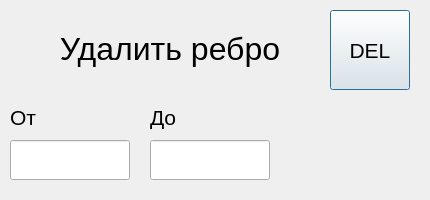
<?xml version="1.0" encoding="UTF-8"?>
<ui version="4.0">
 <class>DeleteEdgeWindow</class>
 <widget class="QDialog" name="DeleteEdgeWindow">
  <property name="geometry">
   <rect>
    <x>0</x>
    <y>0</y>
    <width>430</width>
    <height>200</height>
   </rect>
  </property>
  <property name="windowTitle">
   <string>Delete edge</string>
  </property>
  <widget class="QLineEdit" name="fromLine">
   <property name="geometry">
    <rect>
     <x>10</x>
     <y>140</y>
     <width>120</width>
     <height>40</height>
    </rect>
   </property>
   <property name="font">
    <font>
     <pointsize>16</pointsize>
    </font>
   </property>
  </widget>
  <widget class="QLineEdit" name="toLine">
   <property name="geometry">
    <rect>
     <x>150</x>
     <y>140</y>
     <width>120</width>
     <height>40</height>
    </rect>
   </property>
   <property name="font">
    <font>
     <pointsize>16</pointsize>
    </font>
   </property>
  </widget>
  <widget class="QPushButton" name="delEdgeBtn">
   <property name="geometry">
    <rect>
     <x>330</x>
     <y>10</y>
     <width>80</width>
     <height>80</height>
    </rect>
   </property>
   <property name="font">
    <font>
     <pointsize>16</pointsize>
    </font>
   </property>
   <property name="text">
    <string>DEL</string>
   </property>
  </widget>
  <widget class="QLabel" name="toLabel">
   <property name="geometry">
    <rect>
     <x>150</x>
     <y>90</y>
     <width>120</width>
     <height>40</height>
    </rect>
   </property>
   <property name="font">
    <font>
     <pointsize>16</pointsize>
    </font>
   </property>
   <property name="text">
    <string>До</string>
   </property>
   <property name="alignment">
    <set>Qt::AlignBottom|Qt::AlignLeading|Qt::AlignLeft</set>
   </property>
  </widget>
  <widget class="QLabel" name="windowTitleLabel">
   <property name="geometry">
    <rect>
     <x>20</x>
     <y>19</y>
     <width>300</width>
     <height>60</height>
    </rect>
   </property>
   <property name="font">
    <font>
     <pointsize>24</pointsize>
    </font>
   </property>
   <property name="text">
    <string>Удалить ребро</string>
   </property>
   <property name="alignment">
    <set>Qt::AlignCenter</set>
   </property>
  </widget>
  <widget class="QLabel" name="fromLabel">
   <property name="geometry">
    <rect>
     <x>10</x>
     <y>90</y>
     <width>120</width>
     <height>40</height>
    </rect>
   </property>
   <property name="font">
    <font>
     <pointsize>16</pointsize>
    </font>
   </property>
   <property name="text">
    <string>От</string>
   </property>
   <property name="alignment">
    <set>Qt::AlignBottom|Qt::AlignLeading|Qt::AlignLeft</set>
   </property>
  </widget>
 </widget>
 <resources/>
 <connections/>
</ui>
